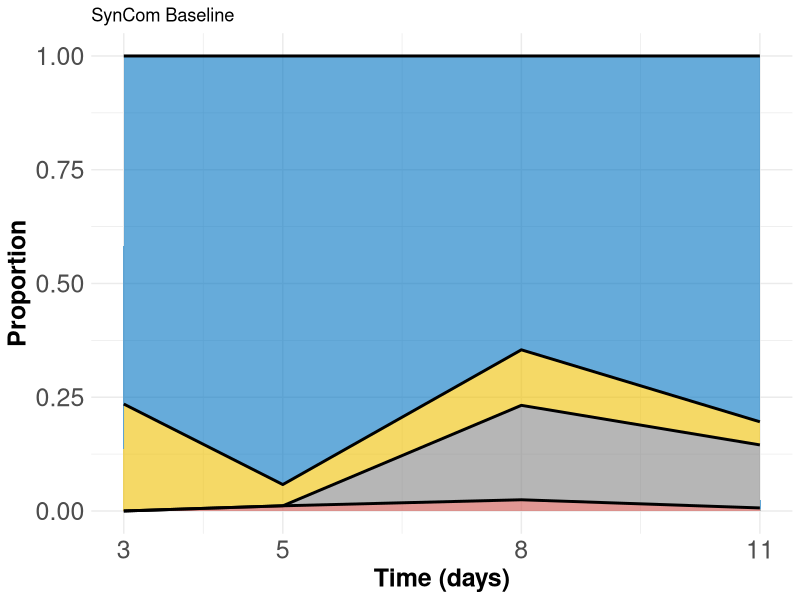
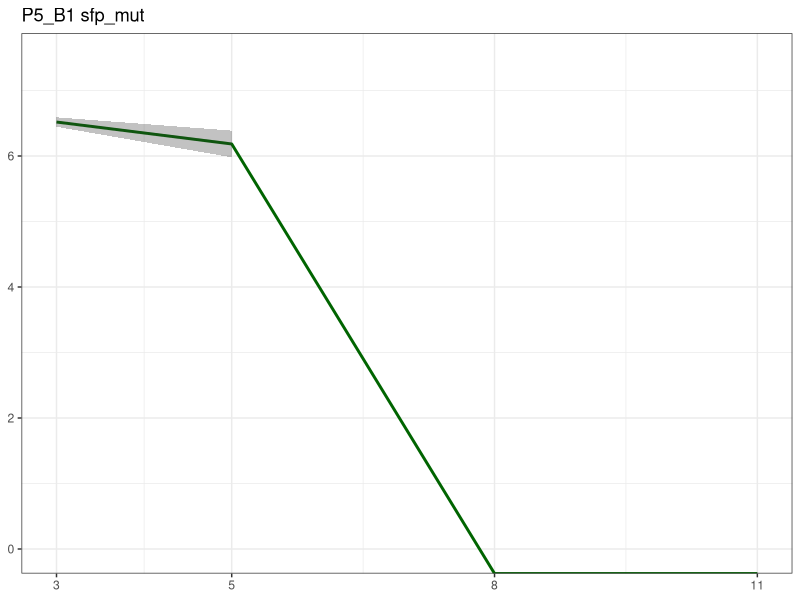
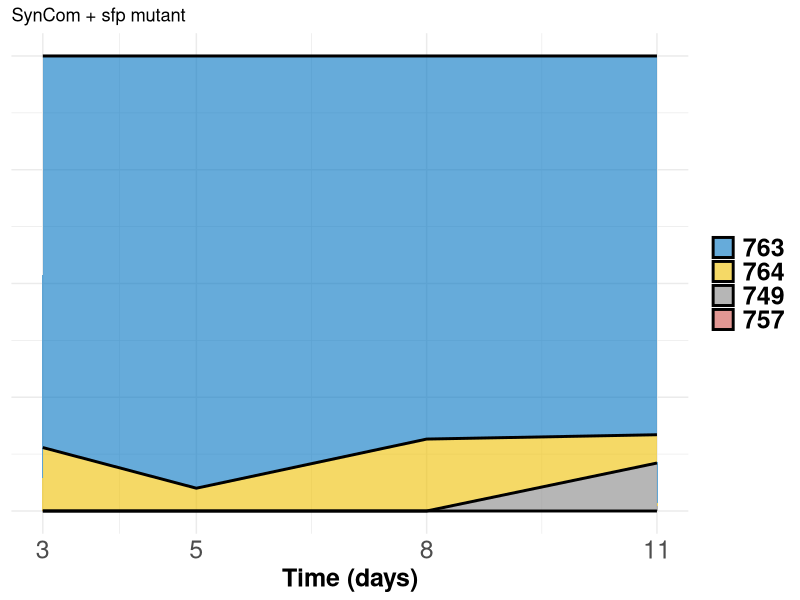
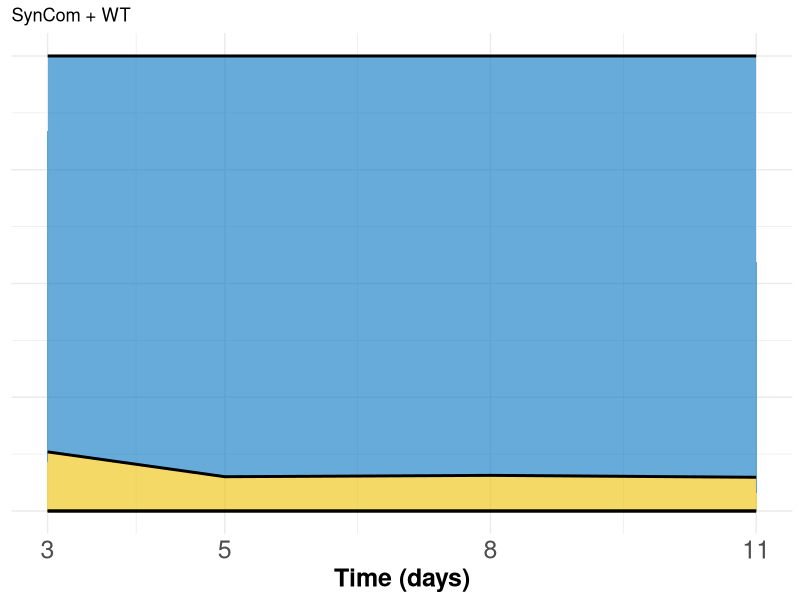
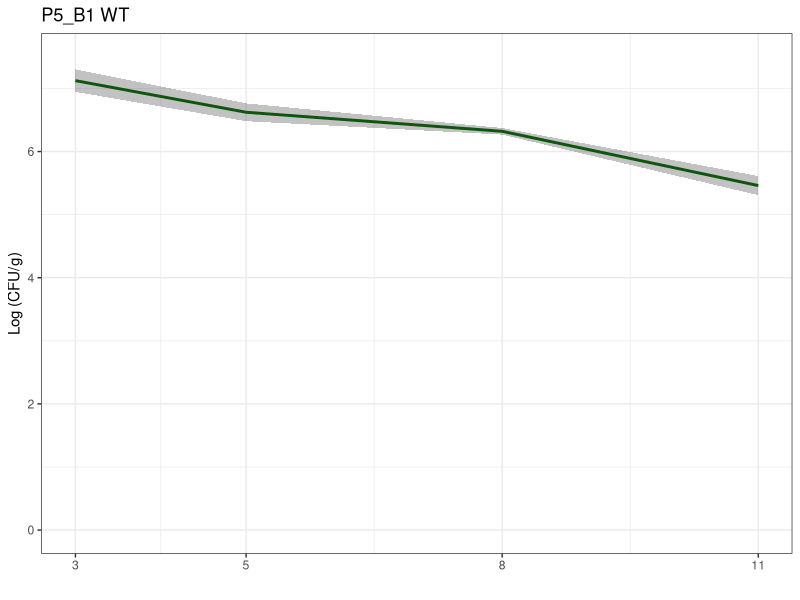

Recreate these plots in R, in order. (Note: this script raises an error after producing the figures.)
#' ---
#' Title: Exp1 - Syncom Assembly
#' author: Carlos N. Lozano
#' date: May 20th, 2020
#' ---

## Libraries 

library(tidyverse) 
library(ggsci)
# Data 

datSyn <- read.csv('E13. App1 - Beads/Data/2020.05.19 Exp1-Beads.csv',
                   header = T, sep = ';', dec = ','
                   )

datSyn$Strain <- factor(datSyn$Strain, levels = c('763', '764', '749', '757', 'Bacillus'))

# Plot the control group alone... 

dataCtrl <-  datSyn %>% filter(Treatment == 'Control' & Strain != 'Bacillus') %>%
  group_by(Day,Strain) %>%
  summarise(MeanCo = mean(Count)) %>%
  mutate(Fraction = MeanCo/sum(MeanCo)) 


Sctrl <- ggplot(dataCtrl, aes(x=Day, y=Fraction, fill=Strain)) + 
  geom_area(alpha=0.6 , size=1, colour="black") + theme_minimal() + 
  labs(x='Time (days)', y='Proportion', title = "SynCom Baseline") +
  theme(legend.position = "none",legend.text = element_text(size = 18, face = "bold"),
        legend.title=element_blank(),axis.text=element_text(size=18),
        axis.title=element_text(size=18,face="bold"),
        strip.text.x = element_text(size=18, face="bold")) + 
  scale_x_continuous(breaks = c(3, 5, 8, 11)) + scale_fill_jco()



# # Plot the WT group alone... 

dataWT <-  datSyn %>% filter(Treatment == 'WT' & Strain != 'Bacillus') %>%
  group_by(Day,Strain) %>%
  summarise(MeanCo = mean(Count)) %>%
  mutate(Fraction = MeanCo/sum(MeanCo)) 


Swt <- ggplot(dataWT, aes(x=Day, y=Fraction, fill=Strain)) + 
  geom_area(alpha=0.6 , size=1, colour="black") + theme_minimal() + 
  labs(x='Time (days)', y = NULL, title = "SynCom + WT") +
  theme(legend.position = "none",legend.text = element_text(size = 18, face = "bold"),
        legend.title=element_blank(),axis.text.x=element_text(size=18),
        axis.text.y=element_blank(),
        axis.title=element_text(size=18,face="bold"),
        strip.text.x = element_text(size=18, face="bold")) + 
  scale_x_continuous(breaks = c(3, 5, 8, 11)) + scale_fill_jco() 

# # Plot the sfp group alone... 

datasfp <-  datSyn %>% filter(Treatment == 'sfp' & Strain != 'Bacillus') %>%
  group_by(Day,Strain) %>%
  summarise(MeanCo = mean(Count)) %>%
  mutate(Fraction = MeanCo/sum(MeanCo)) 

Ssfp <- ggplot(datasfp, aes(x=Day, y=Fraction, fill=Strain)) + 
  geom_area(alpha=0.6 , size=1, colour="black") + theme_minimal() + 
  labs(x='Time (days)', y= NULL, title = "SynCom + sfp mutant") +
  theme(legend.text = element_text(size = 18, face = "bold"),
        legend.title=element_blank(),axis.text.x=element_text(size=18),
        axis.text.y=element_blank(),
        axis.title=element_text(size=18,face="bold"),
        strip.text.x = element_text(size=18, face="bold")) + 
  scale_x_continuous(breaks = c(3, 5, 8, 11)) + scale_fill_jco()


## Lines WT and sfp 

datBacWT <- datSyn %>% 
  filter(Treatment == 'WT' & Strain == 'Bacillus') %>%
  group_by(Day) %>%
  summarise(MeanCo = mean(log10(Count)), 
            sD = sd(log10(Count)))


WT <- ggplot(datBacWT, aes(Day, MeanCo)) + 
  geom_line(colour='darkgreen', size=1) + 
  geom_ribbon(aes(ymin = MeanCo - sD, ymax = MeanCo+sD), alpha = 0.3) +
  labs (y = 'Log (CFU/g)', x = ' ', title = 'P5_B1 WT')   +
  theme(legend.text = element_text(size = 18, face = "bold"),
        legend.title=element_blank(),axis.text=element_text(size=18),
        axis.title=element_text(size=18,face="bold"),
        strip.text.x = element_text(size=18, face="bold"), 
        plot.title = element_text(size = 20)) +
  theme_bw() + ylim(0,7.5)+ 
  scale_x_continuous(breaks = c(3, 5, 8, 11))


datBacsfp <- datSyn %>% 
  filter(Treatment == 'sfp' & Strain == 'Bacillus') %>%
  group_by(Day) %>%
  summarise(MeanCo = mean(log10(Count)), 
            sD = sd(log10(Count)))


SFP <- ggplot(datBacsfp, aes(Day, MeanCo)) + 
  geom_line(colour='darkgreen', size=1) +
  geom_ribbon(aes(ymin = MeanCo - sD, ymax = MeanCo+sD), alpha = 0.3) +
  labs (y = NULL, x = NULL, title = "P5_B1 sfp_mut") + ylim(0,7.5) + 
  theme(legend.text = element_text(size = 18, face = "bold"),
        legend.title=element_blank(),axis.text=element_text(size=18),
        axis.title=element_text(size=18,face="bold"),
        strip.text.x = element_text(size=18, face="bold"), 
        plot.title = element_text(size = 20)) + 
  theme_bw() + 
  scale_x_continuous(breaks = c(3, 5, 8, 11)) 

## Arraging 

( plot_spacer()   + WT + SFP ) / (Sctrl + Swt +  Ssfp)
